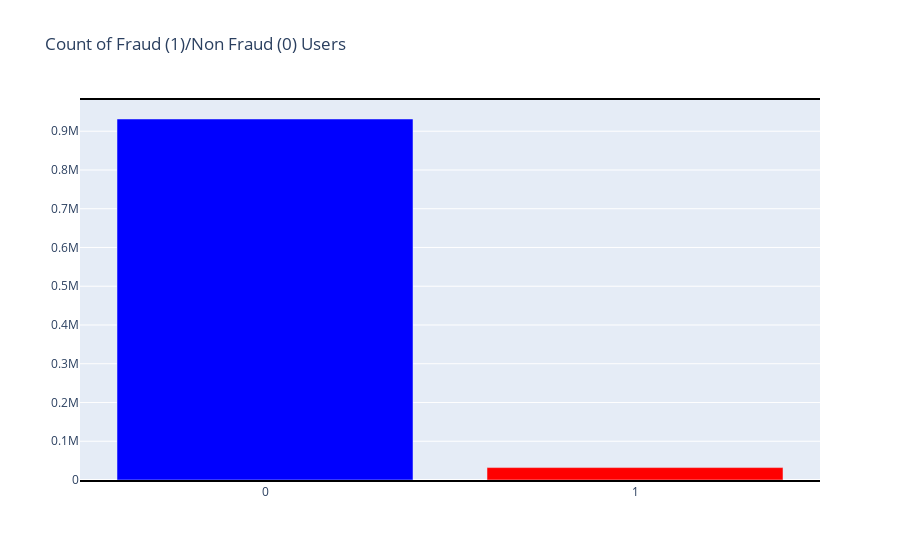
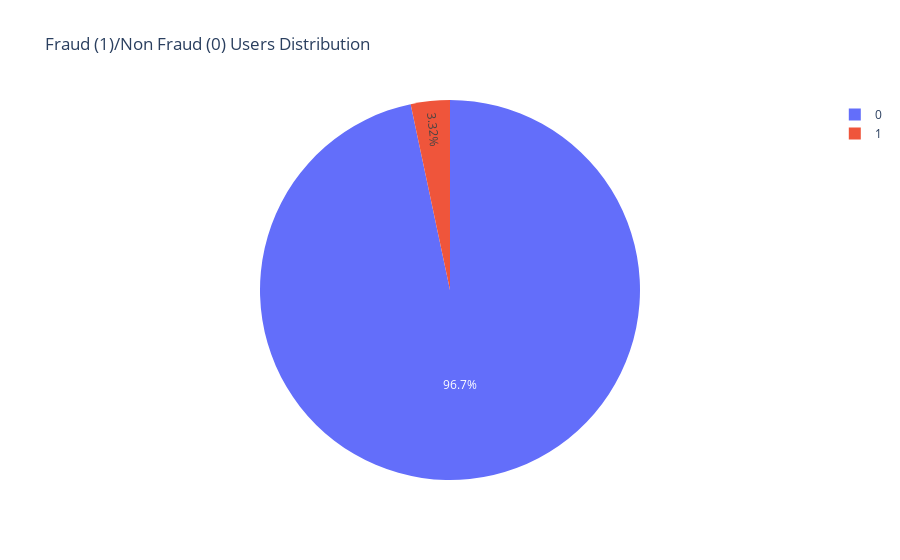

Source (notebook cell) for these figures, in order:
### Markdown cell above
#### Target Variable Distribution

### Code cell
target_cnt_srs = user_df['y'].value_counts().sort_values(ascending=False)
plotly_bar_pie_chart(target_cnt_srs, layout_title="Count of Fraud (1)/Non Fraud (0) Users",
                    pie_title="Fraud (1)/Non Fraud (0) Users Distribution")

### Figure 1 — Plotly figure (JSON) as saved in the notebook; plotly's stock layout.template omitted (floating-point values rounded to 4 significant figures)
{"data": [{"marker": {"color": [931521, 32014], "colorscale": [[0, "rgb(0,0,255)"], [0.1, "rgb(51,153,255)"], [0.2, "rgb(102,204,255)"], [0.3, "rgb(153,204,255)"], [0.4, "rgb(204,204,255)"], [0.5, "rgb(255,255,255)"], [0.6, "rgb(255,204,255)"], [0.7, "rgb(255,153,255)"], [0.8, "rgb(255,102,204)"], [0.9, "rgb(255,102,102)"], [1, "rgb(255,0,0)"]], "reversescale": true}, "type": "bar", "x": ["0", "1"], "y": [931521, 32014]}], "layout": {"font": {"size": 12}, "title": {"text": "Count of Fraud (1)/Non Fraud (0) Users"}, "xaxis": {"linecolor": "black", "linewidth": 2, "mirror": true, "showline": true}}}

### Figure 2 — Plotly figure (JSON) as saved in the notebook; plotly's stock layout.template omitted (floating-point values rounded to 4 significant figures)
{"data": [{"labels": ["0", "1"], "type": "pie", "values": [96.68, 3.323]}], "layout": {"font": {"size": 12}, "title": {"text": "Fraud (1)/Non Fraud (0) Users Distribution"}, "xaxis": {"linecolor": "black", "linewidth": 2, "mirror": true, "showline": true}}}
